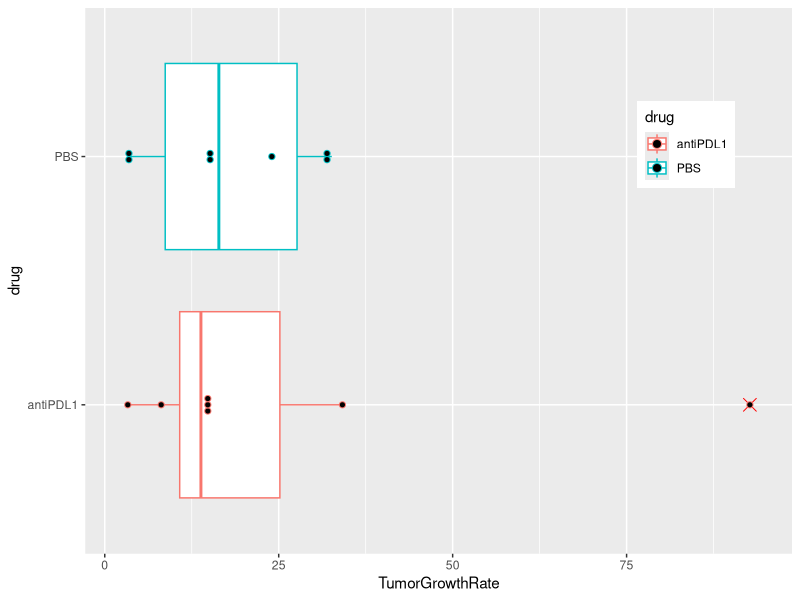

Here is the R script that generated this plot:
#  Null Hypothesis: The median difference between pairs of observations is zero
#  Alternate Hypothesis: The median difference between pairs of observations is not zero
#
#    Alpha = 0.05
#
#####################################################################
#
tumorSize <- read.csv(file = "immuneMousetumor.csv", header = TRUE, sep = ",")
print(tumorSize)
#
# Check for Normality
shapiro.test(tumorSize$antiPDL1TumorGrowthRate)     # p < 0.05, data are not normal 非常態
shapiro.test(tumorSize$PBSTumorGrowthRate)   # p > 0.05, data are normal 常態
#
# Perform Mann-Whitney Test using "wilcox.test()" function
wilcox.test(tumorSize$antiPDL1TumorGrowthRate,tumorSize$PBSTumorGrowthRate, paired =  FALSE)
#
# Repeat test and swap variables
wilcox.test(tumorSize$PBSTumorGrowthRate, tumorSize$antiPDL1TumorGrowthRate, paired = FALSE)
#
# Report: U = 23, p = 0.9015
# Decision: Fail to reject Null Hypothesis
# Conclusion: No difference in tumor groth rate between Males and Females
#
#結果
#	Wilcoxon rank sum exact test
#data:  tumorSize$antiPDL1TumorGrowthRate and tumorSize$PBSTumorGrowthRate
#W = 23, p-value = 0.9015
#alternative hypothesis: true location shift is not equal to 0
tumorSize2 <- read.csv(file = "immuneMousetumor2.csv", header = TRUE, sep = ",")
library(ggplot2)
ggplot(tumorSize2, aes(x = as.factor(drug), y = TumorGrowthRate,color = as.factor(drug))) +
  geom_boxplot(outlier.colour = "red", # 離群值標示顏色
               outlier.shape = 4,      # 離群值標示樣式
               outlier.size = 4) + # 箱形圖
  xlab("drug") +   # X 軸標示文字
  ylab("TumorGrowthRate")+# Y 軸標示文字
  coord_flip()+
  labs(color = "drug")+
  theme(legend.position = c(0.85, 0.75))+
  geom_dotplot(binaxis = 'y',       # 加入資料點
              stackdir = 'center', # 置中對齊
              dotsize = 0.3, )       # 資料點大小
